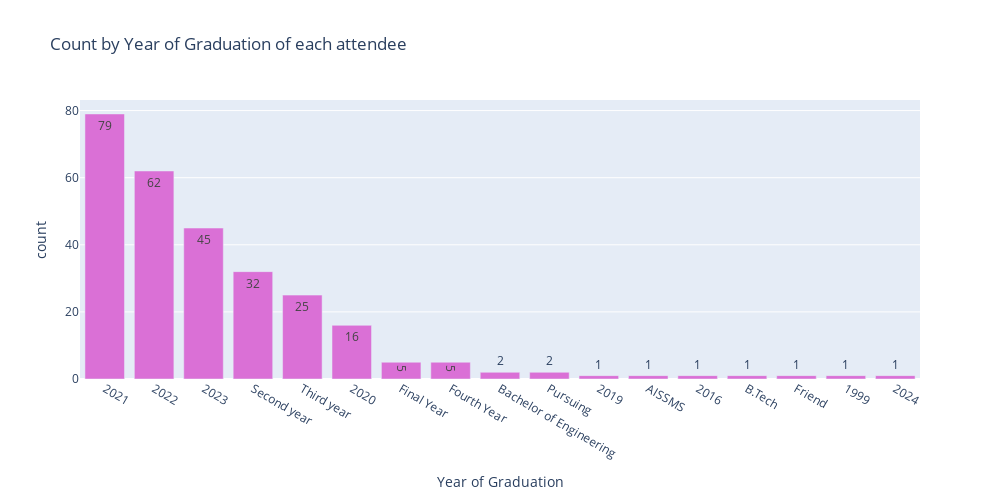

Notebook cell for this chart:
### Code cell
yog = cleaned_df['Year of Graduation'].value_counts().keys()
count = cleaned_df['Year of Graduation'].value_counts().values
labels = [str(val) for val in count]

fig = px.bar(x=yog, y=count, text=labels, title='Count by Year of Graduation of each attendee', template='plotly', color_discrete_sequence=['orchid'])

# Set the labels for the y-axis and x-axis
fig.update_yaxes(title_text='count')
fig.update_xaxes(title_text='Year of Graduation')

fig.update_layout(width=1000, height=500)

# Show the plot
fig.show()

### Figure 1 — Plotly figure (JSON) as saved in the notebook; plotly's stock layout.template omitted (floating-point values rounded to 4 significant figures)
{"data": [{"alignmentgroup": "True", "hovertemplate": "x=%{x}<br>y=%{y}<br>text=%{text}<extra></extra>", "legendgroup": "", "marker": {"color": "orchid", "pattern": {"shape": ""}}, "name": "", "offsetgroup": "", "orientation": "v", "showlegend": false, "text": ["79", "62", "45", "32", "25", "16", "5", "5", "2", "2", "1", "1", "1", "1", "1", "1", "1"], "textposition": "auto", "type": "bar", "x": ["2021", "2022", "2023", "Second year", "Third year", "2020", "Final Year", "Fourth Year", "Bachelor of Engineering ", "Pursuing", "2019", "AISSMS", "2016", "B.Tech", "Friend", "1999", "2024"], "xaxis": "x", "y": [79, 62, 45, 32, 25, 16, 5, 5, 2, 2, 1, 1, 1, 1, 1, 1, 1], "yaxis": "y"}], "layout": {"barmode": "relative", "height": 500, "legend": {"tracegroupgap": 0}, "title": {"text": "Count by Year of Graduation of each attendee"}, "width": 1000, "xaxis": {"anchor": "y", "autorange": true, "domain": [0, 1], "range": [-0.5, 16.5], "title": {"text": "Year of Graduation"}, "type": "category"}, "yaxis": {"anchor": "x", "autorange": true, "domain": [0, 1], "range": [0, 83.16], "title": {"text": "count"}, "type": "linear"}}}
